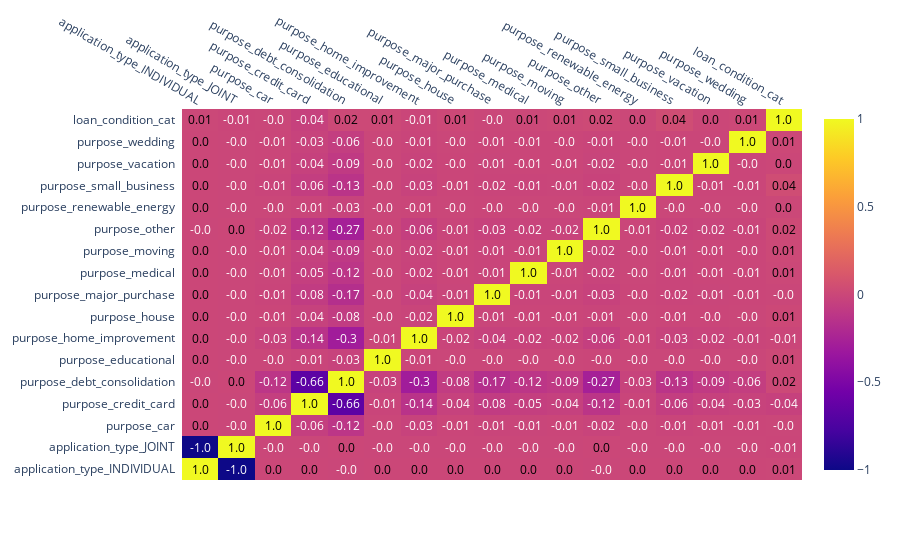

The notebook cell saved with this chart:
### Markdown cell above
## Посмотрим на новую таблицу корреляции для закодированных с помощью OneHotEncode признаков application_type и purpose_cat.

### Code cell
from sklearn.preprocessing import OneHotEncoder
transform_columns = ['application_type','purpose']
enc = pd.get_dummies(data[transform_columns])
enc = pd.concat((enc, data['loan_condition_cat']), axis = 1)

corrs = enc.corr()

figure = ff.create_annotated_heatmap(
    z=corrs.values,
    x=list(corrs.columns),
    y=list(corrs.index),
    annotation_text=corrs.round(2).values,
    showscale=True)
figure.show()
